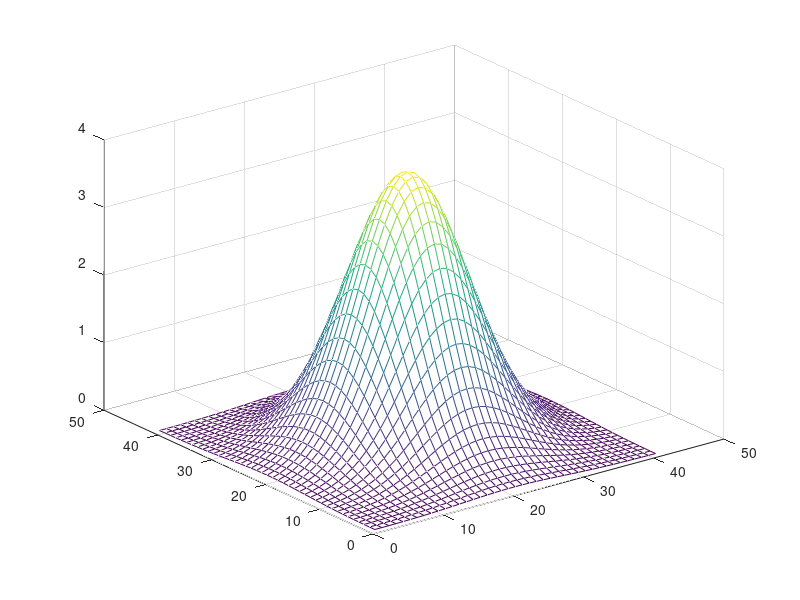
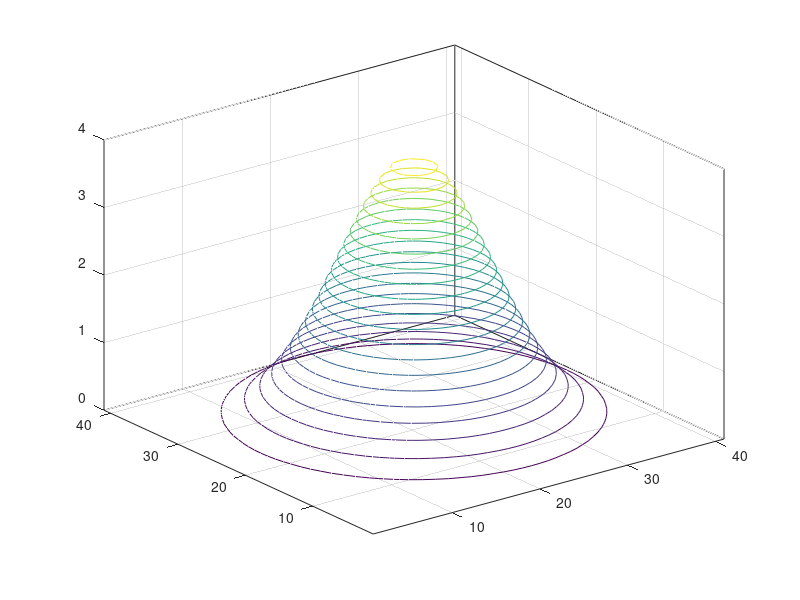

The MATLAB script that drew these images, in order:
clc
close all
clear all

%Definir la funcion a graficar
[x,y] = meshgrid(-2:0.1:2,-2:0.1:2);
z = sqrt(8-x.^2-y.^2); %Funcion a graficar
z = 4.*exp(-x.^2-y.^2);
figure(1)
%surf(z,'FaceAlpha',0.5,'EdgeColor','none')
%plot3(x,y,z)
%surfl(x,y,z)
mesh(z) 


figure(2)
contour3(z,20)